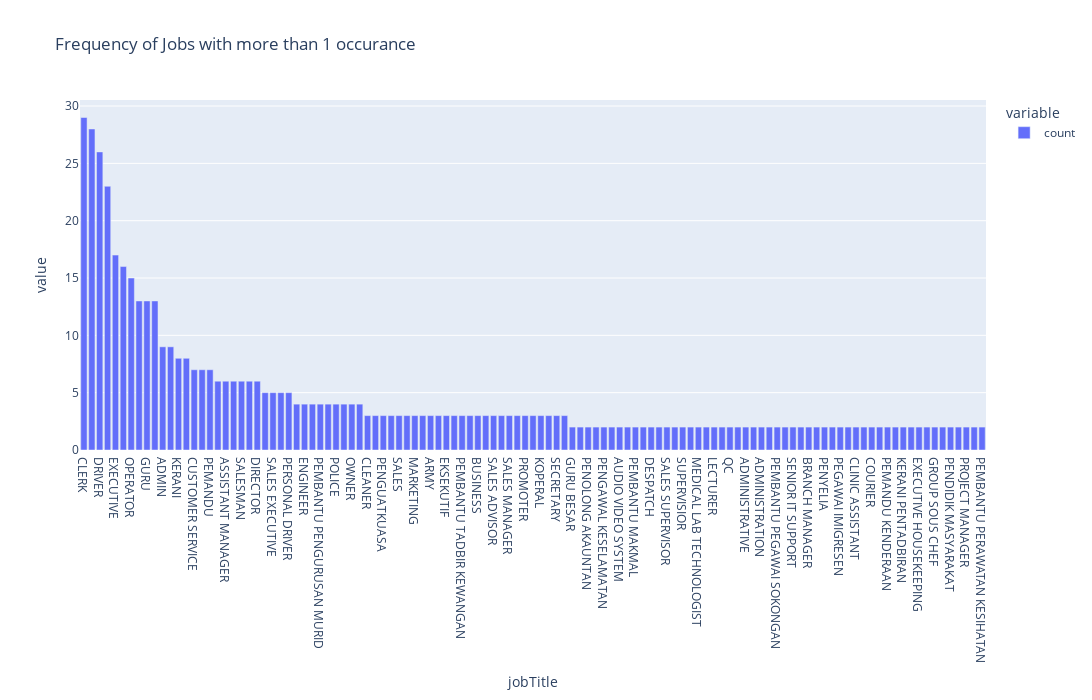

Notebook code cell kept with this figure:
### Code cell
# It appears that job title has a large number of single occurance samples. Therefore, it is recommended to not include the jobTitle as a model input.
frequent_jobs = job_title_counts[job_title_counts > 1]
fig = px.bar(frequent_jobs, width=1200, height=700, title='Frequency of Jobs with more than 1 occurance')
fig.show()

### Figure 1 — Plotly figure (JSON) as saved in the notebook; plotly's stock layout.template omitted (floating-point values rounded to 4 significant figures)
{"data": [{"alignmentgroup": "True", "hovertemplate": "variable=count<br>jobTitle=%{x}<br>value=%{y}<extra></extra>", "legendgroup": "count", "marker": {"color": "#636efa", "pattern": {"shape": ""}}, "name": "count", "offsetgroup": "count", "orientation": "v", "showlegend": true, "textposition": "auto", "type": "bar", "x": ["CLERK", "TECHNICIAN", "DRIVER", "TEACHER", "EXECUTIVE", "MANAGER", "OPERATOR", "SUPERVISOR", "GURU", "PEMBANTU TADBIR", "ADMIN", "PEMBANTU OPERASI", "KERANI", "ADMIN CLERK", "CUSTOMER SERVICE", "NURSE", "PEMANDU", "POLIS BANTUAN", "ASSISTANT MANAGER", "BUSINESS OWNER", "SALESMAN", "LORRY DRIVER", "DIRECTOR", "SECURITY", "SALES EXECUTIVE", "CASHIER", "PERSONAL DRIVER", "PEMBANTU AWAM", "ENGINEER", "DRIVER LORI", "PEMBANTU PENGURUSAN MURID", "SITE SUPERVISOR", "POLICE", "GENERAL WORKER", "OWNER", "DRIVER LORRY", "CLEANER", "ACCOUNT EXECUTIVE", "PENGUATKUASA", "STAFF NURSE", "SALES", "JURURAWAT", "MARKETING", "PDRM", "ARMY", "PEMANDU LORI", "EKSEKUTIF", "SECURITY GUARD", "PEMBANTU TADBIR KEWANGAN", "LAB TECHNICIAN", "BUSINESS", "JURUTEKNIK", "SALES ADVISOR", "SALES ASSISTANT", "SALES MANAGER", "CHEF", "PROMOTER", "OFFICER", "KOPERAL", "SENIOR CLERK", "SECRETARY", "SENIOR TECHNICIAN", "GURU BESAR", "AUXILIARY POLICE", "PENOLONG AKAUNTAN", "STOREKEEPER", "PENGAWAL KESELAMATAN", "ACCOUNT MANAGER", "AUDIO VIDEO SYSTEM", "PEMBANTU OPERASI N11", "PEMBANTU MAKMAL", "JURUJUAL", "DESPATCH", "PENOLONG PEGAWAI TEKNOLOGI MAKLUMAT", "SALES SUPERVISOR", "ASSISTANT SUPERVISOR", "SUPERVISIOR", "SALES AGENT", "MEDICAL LAB TECHNOLOGIST", "PENGURUS", "LECTURER", "PEMBANTU AM", "QC", "TEAM LEADER", "ADMINISTRATIVE", "CMM TECHNICAL SUPPORT SPECIALIST", "ADMINISTRATION", "OPERATION EXECUTIVE", "PEMBANTU PEGAWAI SOKONGAN", "MAINTENANCE", "SENIOR IT SUPPORT", "ASSITANT MANAGER", "BRANCH MANAGER", "POLICEMAN", "PENYELIA", "LOGISTIC COORDINATOR", "PEGAWAI IMIGRESEN", "SALES MERCHANDISER", "CLINIC ASSISTANT", "ACCOUNT CLERK", "COURIER", "PENOLONG PEGAWAI FARMASI", "PEMANDU KENDERAAN", "PESARA", "KERANI PENTADBIRAN", "ACCOUNT ASSISTANT", "EXECUTIVE HOUSEKEEPING", "OPERATION", "GROUP SOUS CHEF", "FIELD SURVEYOR", "PENDIDIK MASYARAKAT", "PRODUCTION EXECUTIVE", "PROJECT MANAGER", "SERVICE CREW", "PEMBANTU PERAWATAN KESIHATAN"], "xaxis": "x", "y": [29, 28, 26, 23, 17, 16, 15, 13, 13, 13, 9, 9, 8, 8, 7, 7, 7, 6, 6, 6, 6, 6, 6, 5, 5, 5, 5, 4, 4, 4, 4, 4, 4, 4, 4, 4, 3, 3, 3, 3, 3, 3, 3, 3, 3, 3, 3, 3, 3, 3, 3, 3, 3, 3, 3, 3, 3, 3, 3, 3, 3, 3, 2, 2, 2, 2, 2, 2, 2, 2, 2, 2, 2, 2, 2, 2, 2, 2, 2, 2, 2, 2, 2, 2, 2, 2, 2, 2, 2, 2, 2, 2, 2, 2, 2, 2, 2, 2, 2, 2, 2, 2, 2, 2, 2, 2, 2, 2, 2, 2, 2, 2, 2, 2, 2], "yaxis": "y"}], "layout": {"barmode": "relative", "height": 700, "legend": {"title": {"text": "variable"}, "tracegroupgap": 0}, "title": {"text": "Frequency of Jobs with more than 1 occurance"}, "width": 1200, "xaxis": {"anchor": "y", "domain": [0, 1], "title": {"text": "jobTitle"}}, "yaxis": {"anchor": "x", "domain": [0, 1], "title": {"text": "value"}}}}
